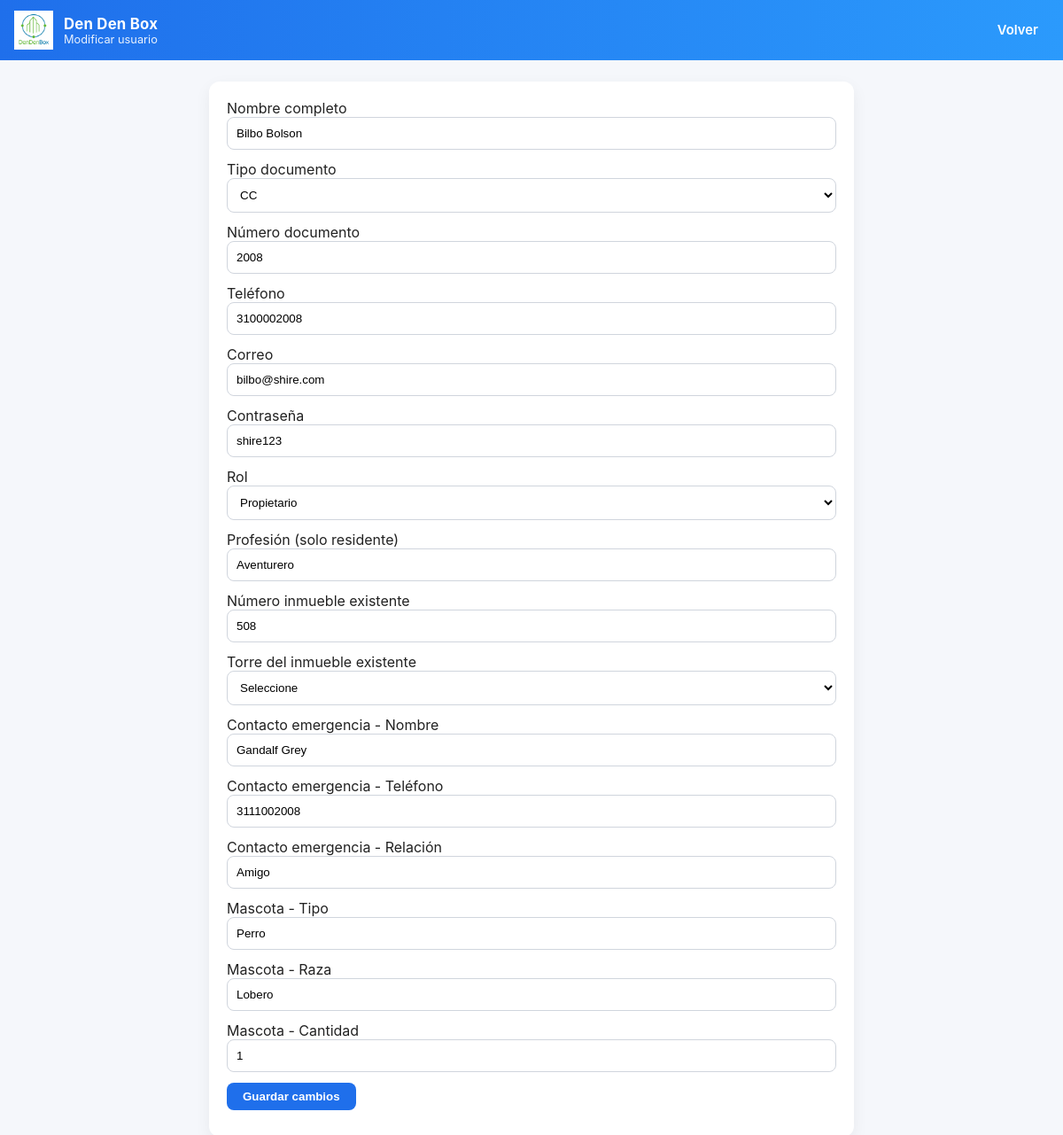
The page /programas/admin/editar_usuario.php?id_usuario=32 on the database its author committed.
### tables this page shows
CREATE TABLE USUARIOS (
    id_usuario INT AUTO_INCREMENT PRIMARY KEY,
    id_persona INT,
    contraseña VARCHAR(100),
    id_rol INT,
    estado VARCHAR(20),

    FOREIGN KEY (id_persona) REFERENCES PERSONAS(id_persona),
    FOREIGN KEY (id_rol) REFERENCES ROLES(id_rol)
);

CREATE TABLE PERSONAS (
    id_persona INT AUTO_INCREMENT PRIMARY KEY,
    nombre_completo VARCHAR(120),
    tipo_documento VARCHAR(10),
    numero_documento VARCHAR(30) UNIQUE,
    edad DATE,
    telefono VARCHAR(20),
    correo VARCHAR(100)
);

CREATE TABLE INMUEBLES (
    id_inmueble INT AUTO_INCREMENT PRIMARY KEY,
    numero VARCHAR(10),
    id_torre INT,
    area DECIMAL(10,2),
    parqueadero VARCHAR(20),
    id_propietario INT,

    FOREIGN KEY (id_torre) REFERENCES TORRES(id_torre),
    FOREIGN KEY (id_propietario) REFERENCES PROPIETARIOS(id_propietario)
);

CREATE TABLE CONTACTOS_DE_EMERGENCIA (
    id_contacto INT AUTO_INCREMENT PRIMARY KEY,
    id_residente INT,
    nombre VARCHAR(120),
    telefono VARCHAR(20),
    relacion VARCHAR(50),

    FOREIGN KEY (id_residente) REFERENCES RESIDENTES(id_residente)
);

CREATE TABLE MASCOTAS (
    id_mascota INT AUTO_INCREMENT PRIMARY KEY,
    id_residente INT,
    tipo VARCHAR(50),
    raza VARCHAR(100),
    cantidad INT,

    FOREIGN KEY (id_residente) REFERENCES RESIDENTES(id_residente)
);

### programas/admin/editar_usuario.php (the view, shortened to what this page needs)
<?php
include("../comun/conexion.php");
$id_usuario = isset($_GET['id_usuario']) ? intval($_GET['id_usuario']) : 0;
$sql = "SELECT u.id_usuario, u.id_rol, u.contraseña, p.id_persona, p.nombre_completo, p.tipo_documento, p.numero_documento, p.telefono, p.correo,
							 COALESCE(res.profesion,'') AS profesion
				FROM USUARIOS u
				INNER JOIN PERSONAS p ON p.id_persona = u.id_persona
				LEFT JOIN RESIDENTES res ON res.id_persona = p.id_persona
				WHERE u.id_usuario = $id_usuario
				LIMIT 1";
$resultado = mysqli_query($conexion, $sql);
$u = mysqli_fetch_assoc($resultado);
$id_persona = intval($u['id_persona']);
$numero_inmueble = '';
if(intval($u['id_rol']) === 4){
		$q = mysqli_query($conexion, "SELECT i.numero, t.nombre
																FROM PROPIETARIOS pr
																INNER JOIN INMUEBLES i ON i.id_propietario = pr.id_propietario
																INNER JOIN TORRES t ON t.id_torre = i.id_torre
																WHERE pr.id_persona = $id_persona
																LIMIT 1");
		if($q && mysqli_num_rows($q) > 0){
				$x = mysqli_fetch_assoc($q);
				$numero_inmueble = $x['numero'];
		}
}
$emergencia = ['nombre' => '', 'telefono' => '', 'relacion' => ''];
$mascota = ['tipo' => '', 'raza' => '', 'cantidad' => ''];
$q_em = mysqli_query($conexion, "SELECT ce.nombre, ce.telefono, ce.relacion
																FROM RESIDENTES r
																INNER JOIN CONTACTOS_DE_EMERGENCIA ce ON ce.id_residente = r.id_residente
																WHERE r.id_persona = $id_persona
																LIMIT 1");
if($q_em && mysqli_num_rows($q_em) > 0){
		$emergencia = mysqli_fetch_assoc($q_em);
}
$q_ma = mysqli_query($conexion, "SELECT m.tipo, m.raza, m.cantidad
																FROM RESIDENTES r
																INNER JOIN MASCOTAS m ON m.id_residente = r.id_residente
																WHERE r.id_persona = $id_persona
																LIMIT 1");
if($q_ma && mysqli_num_rows($q_ma) > 0){
		$mascota = mysqli_fetch_assoc($q_ma);
}
?>
<!doctype html>
<html lang="es">
<head>
<link rel="stylesheet" href="../../css/style.css">
</head>
<body>
<header class="header">
	<div class="container navbar">
		<a class="brand" href="../../html/admin/crear.html">
			<img src="../../img/logo.png">
			<div>
				<div class="title">Den Den Box</div>
				<div class="subtitle">Modificar usuario</div>
			</div>
		</a>
		<nav class="nav-links">
			<a href="../../html/admin/crear.html">Volver</a>
		</nav>
	</div>
</header>
<main class="container" style="padding-top:24px;max-width:760px;">
<div style="background:white;padding:20px;border-radius:12px;box-shadow:0 6px 18px rgba(0,0,0,0.06);">
<form method="post" action="actualizar_usuario.php">
	<label>Nombre completo</label>
	<input class="login-input" type="text" name="nombre" required value="<?php echo htmlspecialchars($u['nombre_completo']); ?>">
	<label>Tipo documento</label>
	<select class="login-input" name="documento" required>
		<?php $tipos = ['CC','TI','CEDULA DE EXTRANJERIA','PASAPORTE']; foreach($tipos as $tp): ?>
			<option value="<?php echo $tp; ?>" <?php echo ($u['tipo_documento'] === $tp ? 'selected' : ''); ?>><?php echo $tp; ?></option>
		<?php endforeach; ?>
	</select>
	<label>Número documento</label>
	<input class="login-input" type="number" name="num_doc" required value="<?php echo htmlspecialchars($u['numero_documento']); ?>">
	<label>Teléfono</label>
	<input class="login-input" type="number" name="num_tlf" required value="<?php echo htmlspecialchars($u['telefono']); ?>">
	<label>Correo</label>
	<input class="login-input" type="email" name="correo" required value="<?php echo htmlspecialchars($u['correo']); ?>">
	<label>Contraseña</label>
	<input class="login-input" type="text" name="contrasena" required value="<?php echo htmlspecialchars($u['contraseña']); ?>">
	<label>Rol</label>
	<select class="login-input" name="rol" required>
		<option value="4" <?php echo (intval($u['id_rol']) === 4 ? 'selected' : ''); ?>>Propietario</option>
	</select>
	<label>Profesión (solo residente)</label>
	<input class="login-input" type="text" name="profesion" value="<?php echo htmlspecialchars($u['profesion']); ?>">
	<label>Número inmueble existente</label>
	<input class="login-input" type="number" name="num_inmueble" value="<?php echo htmlspecialchars($numero_inmueble); ?>" required>
	<label>Torre del inmueble existente</label>
	<select class="login-input" name="num_torre" required>
		<option value="">Seleccione</option>
	</select>
	<label>Contacto emergencia - Nombre</label>
	<input class="login-input" type="text" name="nombre_emergencia" value="<?php echo htmlspecialchars($emergencia['nombre']); ?>">
	<label>Contacto emergencia - Teléfono</label>
	<input class="login-input" type="number" name="num_tlf_emergencia" value="<?php echo htmlspecialchars($emergencia['telefono']); ?>">
	<label>Contacto emergencia - Relación</label>
	<input class="login-input" type="text" name="relacion" value="<?php echo htmlspecialchars($emergencia['relacion']); ?>">
	<label>Mascota - Tipo</label>
	<input class="login-input" type="text" name="tipo_mascota" value="<?php echo htmlspecialchars($mascota['tipo']); ?>">
	<label>Mascota - Raza</label>
	<input class="login-input" type="text" name="raza" value="<?php echo htmlspecialchars($mascota['raza']); ?>">
	<label>Mascota - Cantidad</label>
	<input class="login-input" type="number" name="cantidad_mascota" value="<?php echo htmlspecialchars($mascota['cantidad']); ?>">
	<button class="login-btn" type="submit">Guardar cambios</button>
</form>
</div>
</main>
</body>
</html>

### css/style.css (style rules this page uses)
* { box-sizing: border-box; margin: 0; padding: 0; }
html,body { height: 100%; font-family: Inter, "Segoe UI", Roboto, Arial, sans-serif; color: #222; background:#f5f7fb; }
:root { --primary: #1f6feb; --dark: #0b2545; --muted: #667085; --card-bg: #ffffff; --accent: #06b6d4; --glass: rgba(255,255,255,0.6); }
.buttonplace, .login-btn { transition: transform 0.15s ease, box-shadow 0.2s ease, filter 0.2s ease; }
.container { max-width:1200px; margin: 0 auto; padding: 16px; }
.header { background: linear-gradient(90deg,var(--primary), #2b9afc); color: white; }
.navbar { display:flex; align-items:center; justify-content:space-between; padding: 12px 16px; }
.brand { display:flex; align-items:center; gap:12px; text-decoration:none; color:inherit; }
.brand img { width:44px; height:44px; object-fit:contain; }
.brand .title { font-weight:700; font-size:1.05rem; letter-spacing:0.2px; }
.brand .subtitle { font-size:0.8rem; color: rgba(255,255,255,0.9); }
.nav-links { display:flex; gap:12px; align-items:center; }
.nav-links a { color: white; text-decoration:none; padding:8px 12px; border-radius:8px; font-weight:600; font-size:0.93rem; }
.login-input { width: 100%; padding: 10px; border-radius: 8px; border: 1px solid #d0d5dd; margin-bottom: 12px; background: #fff; }
.login-btn { background: var(--primary); color: white; padding: 8px 18px; border: none; border-radius: 8px; font-weight: 700; cursor: pointer; margin-bottom: 10px; }

### rows shown on the page
usuarios: nombre "Bilbo Bolson", num_doc "2008", num_tlf "3100002008", correo "bilbo@shire.com", contrasena "shire123", rol "Propietario"
personas: documento "CC"
inmuebles: num_inmueble "508"
contactos_de_emergencia: nombre_emergencia "Gandalf Grey", num_tlf_emergencia "3111002008", relacion "Amigo"
mascotas: tipo_mascota "Perro", raza "Lobero", cantidad_mascota "1"
